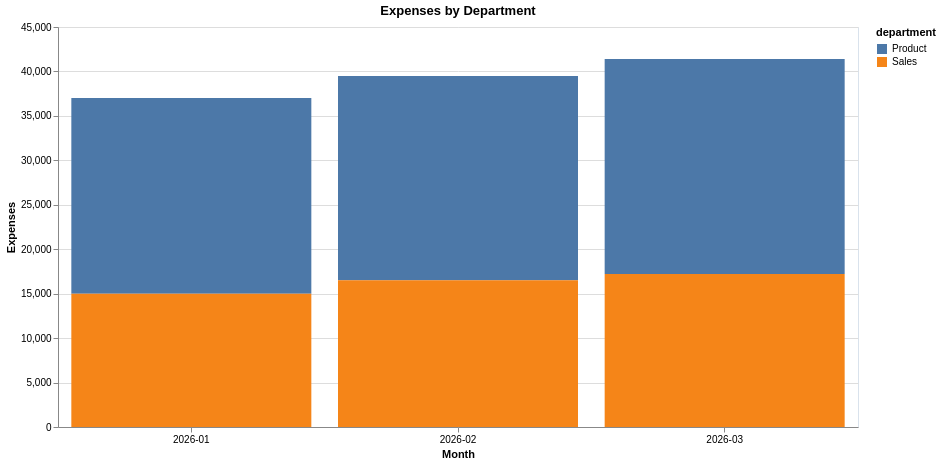

Express this chart as Vega-Lite.
### Vega-Lite specification from a JSON file in a GitHub repository (floating-point values rounded to 4 significant figures)
{"config": {"view": {"continuousWidth": 300, "continuousHeight": 300, "stroke": "#d9e2ec"}}, "data": {"name": "data-4ea3cd85165bcab6b2713a7b1e796e5b"}, "mark": {"type": "bar"}, "encoding": {"color": {"field": "department", "type": "nominal"}, "opacity": {"condition": {"param": "param_da46cb0ab065acf5", "value": 1}, "value": 0.2}, "tooltip": [{"field": "month", "type": "nominal"}, {"field": "expenses", "type": "quantitative"}, {"field": "department", "type": "nominal"}], "x": {"axis": {"labelAngle": 0}, "field": "month", "title": "Month", "type": "nominal"}, "y": {"field": "expenses", "title": "Expenses", "type": "quantitative"}}, "height": 400, "params": [{"name": "param_da46cb0ab065acf5", "select": {"type": "point", "fields": ["department"]}, "bind": "legend"}], "title": "Expenses by Department", "width": 800, "$schema": "https://vega.github.io/schema/vega-lite/v6.4.1.json", "datasets": {"data-4ea3cd85165bcab6b2713a7b1e796e5b": [{"month": "2026-02", "department": "Product", "expenses": 23000.0}, {"month": "2026-03", "department": "Sales", "expenses": 17200.0}, {"month": "2026-01", "department": "Product", "expenses": 22000.0}, {"month": "2026-02", "department": "Sales", "expenses": 16500.0}, {"month": "2026-03", "department": "Product", "expenses": 24200.0}, {"month": "2026-01", "department": "Sales", "expenses": 15000.0}]}}
